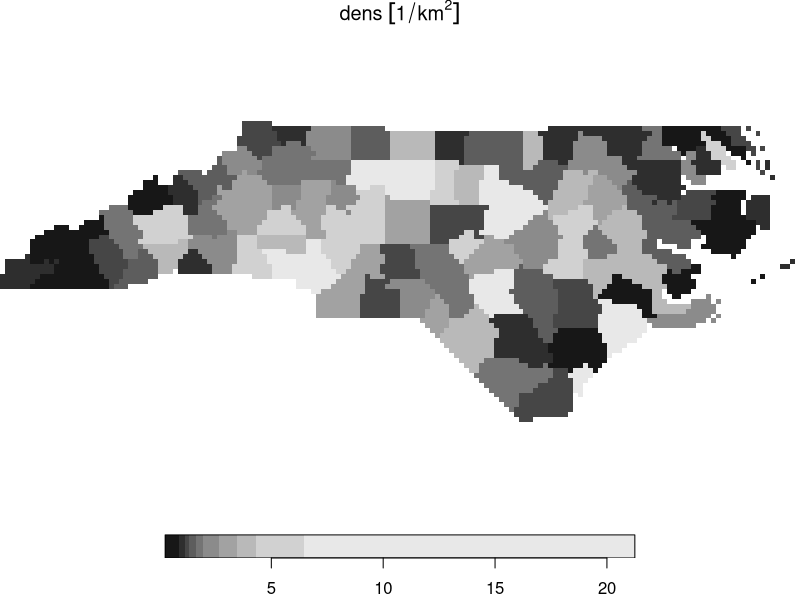

Source code (R): (Note: this script raises an error after producing the figure.)
## ----setup, include=FALSE-----------------------------------------------------
knitr::opts_chunk$set(echo = TRUE)
knitr::opts_chunk$set(collapse = TRUE)
knitr::opts_chunk$set(fig.height = 4.5)
knitr::opts_chunk$set(fig.width = 6)
suppressPackageStartupMessages(library(sf))
ev = sf_extSoftVersion()["GDAL"] >= "2.4.0"

## -----------------------------------------------------------------------------
library(stars)
system.file("gpkg/nc.gpkg", package = "sf") %>%
  read_sf() %>%
  st_transform(32119) -> nc
nc$dens = nc$BIR79 / units::set_units(st_area(nc), km^2)
(nc.st = st_rasterize(nc["dens"], dx = 5000, dy = 5000))
plot(nc.st)

## -----------------------------------------------------------------------------
tif = system.file("tif/L7_ETMs.tif", package = "stars")
x = read_stars(tif)[, 1:50, 1:50, 1:2]
x[[1]] = round(x[[1]]/5)

## ----eval=ev------------------------------------------------------------------
l =  st_contour(x,contour_lines=TRUE, breaks = 8:14)
plot(l, key.pos = 1, pal = sf.colors(6), lwd = 2, key.length = 0.8)

## -----------------------------------------------------------------------------
st_as_sf(x, as_points = TRUE, merge = FALSE)

## -----------------------------------------------------------------------------
st_as_sf(x, as_points = TRUE, merge = FALSE, long = TRUE)

## -----------------------------------------------------------------------------
st_as_sf(x[1], as_points = FALSE, merge = FALSE)

## -----------------------------------------------------------------------------
p = st_as_sf(x, as_points = FALSE, merge = TRUE)

## -----------------------------------------------------------------------------
plot(p)

## -----------------------------------------------------------------------------
x.sf = st_xy2sfc(x, as_points = TRUE)
x.sf

## -----------------------------------------------------------------------------
nc.st %>% st_transform("+proj=laea +lat_0=34 +lon_0=-60") -> nc.curv
nc.curv
plot(nc.curv, border = NA, graticule = TRUE)

## -----------------------------------------------------------------------------
nc %>% st_transform("+proj=laea +lat_0=34 +lon_0=-60") %>% st_bbox() %>%
	st_as_stars() -> newgrid

## -----------------------------------------------------------------------------
nc.st %>% st_warp(newgrid) -> nc.new
nc.new 
plot(nc.new)
